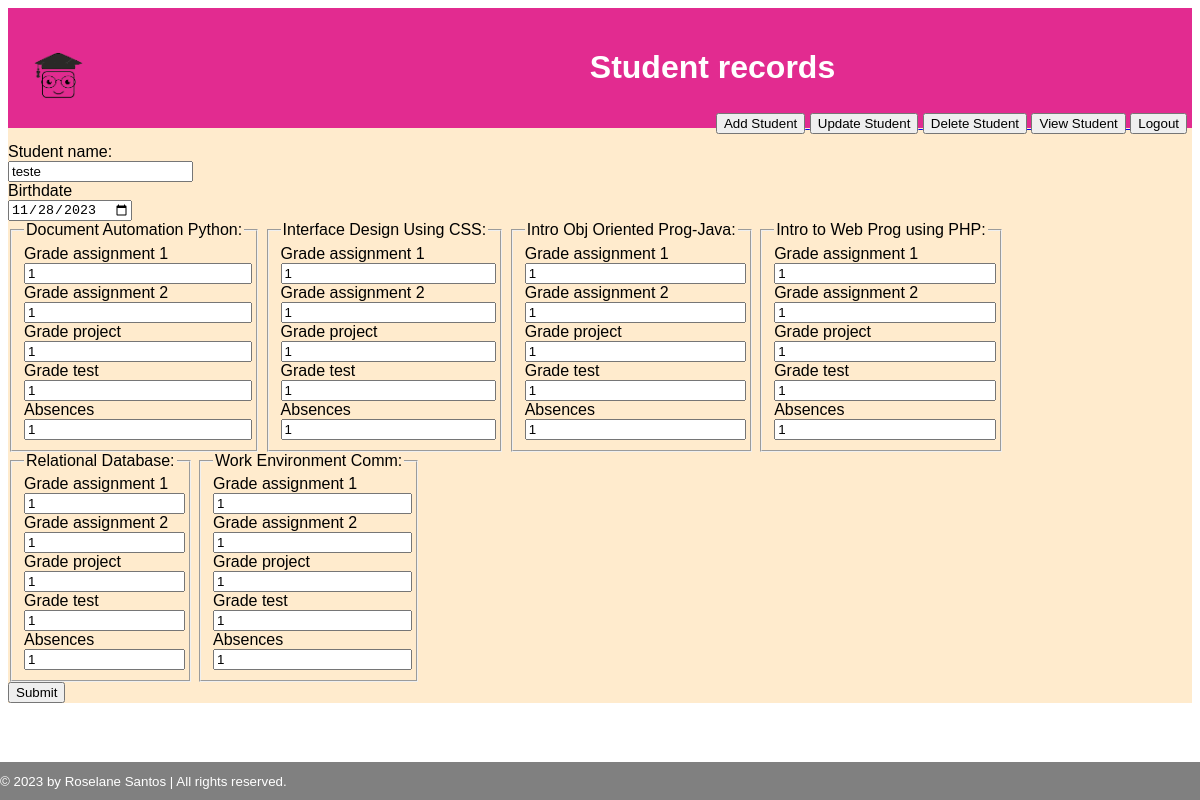
Screenshot of /update.php?student_id=10 (signed in) with the database file from the repository.
### tables this page shows
CREATE TABLE `student_grade` (
  `id` int NOT NULL AUTO_INCREMENT,
  `student_name` varchar(255) NOT NULL,
  `birthdate` date DEFAULT NULL,
  `course1_grade_assignment_1` float DEFAULT NULL,
  `course1_grade_assignment_2` float DEFAULT NULL,
  `course1_project` float DEFAULT NULL,
  `course1_grade_test` float DEFAULT NULL,
  `course1_absences` int DEFAULT NULL,
  `course2_grade_assignment_1` float DEFAULT NULL,
  `course2_grade_assignment_2` float DEFAULT NULL,
  `course2_project` float DEFAULT NULL,
  `course2_grade_test` float DEFAULT NULL,
  `course2_absences` int DEFAULT NULL,
  `course3_grade_assignment_1` float DEFAULT NULL,
  `course3_grade_assignment_2` float DEFAULT NULL,
  `course3_project` float DEFAULT NULL,
  `course3_grade_test` float DEFAULT NULL,
  `course3_absences` int DEFAULT NULL,
  `course4_grade_assignment_1` float DEFAULT NULL,
  `course4_grade_assignment_2` float DEFAULT NULL,
  `course4_project` float DEFAULT NULL,
  `course4_grade_test` float DEFAULT NULL,
  `course4_absences` int DEFAULT NULL,
  `course5_grade_assignment_1` float DEFAULT NULL,
  `course5_grade_assignment_2` float DEFAULT NULL,
  `course5_project` float DEFAULT NULL,
  `course5_grade_test` float DEFAULT NULL,
  `course5_absences` int DEFAULT NULL,
  `course6_grade_assignment_1` float DEFAULT NULL,
  `course6_grade_assignment_2` float DEFAULT NULL,
  `course6_project` float DEFAULT NULL,
  `course6_grade_test` float DEFAULT NULL,
  `course6_absences` int DEFAULT NULL,
  `photo` varchar(45) DEFAULT NULL,
  PRIMARY KEY (`id`)
);

### update.php (the view, shortened to what this page needs)
<?php
require "config.php";
?>
<!DOCTYPE html>
<html>
<head>
    <link rel="stylesheet" href="css/styles.css" />
</head>
<body>
    <?php
    require "header.php";
    ?>
    <main>
        <?php if (!isset($_GET["student_id"])) { ?>
            <form>
                Student's name:
                <select id="student_id" name="student_id" method="GET">
                    <option value=''></option>
                    <?php
                    $sql = "SELECT id, student_name FROM student_grade";
                    $result = $mysqli->query($sql);
                    while ($row = $result->fetch_assoc()) {
                        echo "<option value='" . $row["id"] . "' " . ($student_id == $row["id"] ? "selected" : "") . ">"
                            . $row["id"] . "-" . $row["student_name"]
                            . "</option>";
                    }
                    ?>
                </select>
                <button type="submit" name="submit" value="submit">Open Update</button><br>
            </form>
        <?php } else {
            $student_id = $_GET['student_id'];
            $sql = "SELECT * from student_grade where id=" . $student_id;
            $student_data = $mysqli->query($sql)->fetch_assoc();
        ?>
            <form action="process.php" method="POST">
                <label for="student_name">Student name:</label><br>
                <input type="text" id="student_name" name="student_name" required value='<?=$student_data["student_name"]?>'><br>
                <label for="birthdate">Birthdate</label><br>
                <input type="date" id="birthdate" name="birthdate" required value='<?=$student_data["birthdate"]?>'><br>
                <fieldset>
                    <legend>Document Automation Python:</legend>
                    <label for="course1_grade_assignment_1">Grade assignment 1</label><br>
                    <input type="number" id="course1_grade_assignment_1" name="course1_grade_assignment_1" required min="0" max="25" value='<?=$student_data["course1_grade_assignment_1"]?>'><br>
                    <label for="course1_grade_assignment_2">Grade assignment 2</label><br>
                    <input type="number" id="course1_grade_assignment_2" name="course1_grade_assignment_2" required min="0" max="25" value='<?=$student_data["course1_grade_assignment_2"]?>'><br>
                    <label for="course1_project">Grade project</label><br>
                    <input type="number" id="course1_project" name="course1_project" required min="0" max="25" value='<?=$student_data["course1_project"]?>'><br>
                    <label for="course1_grade_test">Grade test</label><br>
                    <input type="number" id="course1_grade_test" name="course1_grade_test" required min="0" max="25" value='<?=$student_data["course1_grade_test"]?>'><br>
                    <label for="course1_absences">Absences</label><br>
                    <input type="number" id="course1_absences" name="course1_absences" required min="0" max="100" value='<?=$student_data["course1_absences"]?>'><br>
                </fieldset>
                <fieldset>
                    <legend>Interface Design Using CSS:</legend>
                    <label for="course2_grade_assignment_1">Grade assignment 1</label><br>
                    <input type="number" id="course2_grade_assignment_1" name="course2_grade_assignment_1" required min="0" max="25" value='<?=$student_data["course2_grade_assignment_1"]?>'><br>
                    <label for="course2_grade_assignment_2">Grade assignment 2</label><br>
                    <input type="number" id="course2_grade_assignment_2" name="course2_grade_assignment_2" required min="0" max="25" value='<?=$student_data["course2_grade_assignment_2"]?>'><br>
                    <label for="course2_project">Grade project</label><br>
                    <input type="number" id="course2_project" name="course2_project" required min="0" max="25" value='<?=$student_data["course2_project"]?>'><br>
                    <label for="course2_grade_test">Grade test</label><br>
                    <input type="number" id="course2_grade_test" name="course2_grade_test" required min="0" max="25" value='<?=$student_data["course2_grade_test"]?>'><br>
                    <label for="course2_absences">Absences</label><br>
                    <input type="number" id="course2_absences" name="course2_absences" required min="0" max="100" value='<?=$student_data["course2_absences"]?>'><br>
                </fieldset>
                <fieldset>
                    <legend>Intro Obj Oriented Prog-Java:</legend>
                    <label for="course3_grade_assignment_1">Grade assignment 1</label><br>
                    <input type="number" id="course3_grade_assignment_1" name="course3_grade_assignment_1" required min="0" max="25" value='<?=$student_data["course3_grade_assignment_1"]?>'><br>
                    <label for="course3_grade_assignment_2">Grade assignment 2</label><br>
                    <input type="number" id="course3_grade_assignment_2" name="course3_grade_assignment_2" required min="0" max="25" value='<?=$student_data["course3_grade_assignment_2"]?>'><br>
                    <label for="course3_project">Grade project</label><br>
                    <input type="number" id="course3_project" name="course3_project" required min="0" max="25" value='<?=$student_data["course3_project"]?>'><br>
                    <label for="course3_grade_test">Grade test</label><br>
                    <input type="number" id="course3_grade_test" name="course3_grade_test" required min="0" max="25" value='<?=$student_data["course3_grade_test"]?>'><br>
                    <label for="course3_absences">Absences</label><br>
                    <input type="number" id="course3_absences" name="course3_absences" required min="0" max="100" value='<?=$student_data["course3_absences"]?>'><br>
                </fieldset>
                <fieldset>
                    <legend>Intro to Web Prog using PHP:</legend>
                    <label for="course4_grade_assignment_1">Grade assignment 1</label><br>
                    <input type="number" id="course4_grade_assignment_1" name="course4_grade_assignment_1" required min="0" max="25" value='<?=$student_data["course4_grade_assignment_1"]?>'><br>
                    <label for="course4_grade_assignment_2">Grade assignment 2</label><br>
                    <input type="number" id="course4_grade_assignment_2" name="course4_grade_assignment_2" required min="0" max="25" value='<?=$student_data["course4_grade_assignment_2"]?>'><br>
                    <label for="course4_project">Grade project</label><br>
                    <input type="number" id="course4_project" name="course4_project" required min="0" max="25" value='<?=$student_data["course4_project"]?>'><br>
                    <label for="course4_grade_test">Grade test</label><br>
                    <input type="number" id="course4_grade_test" name="course4_grade_test" required min="0" max="25" value='<?=$student_data["course4_grade_test"]?>'><br>
                    <label for="course4_absences">Absences</label><br>
                    <input type="number" id="course4_absences" name="course4_absences" required min="0" max="100" value='<?=$student_data["course4_absences"]?>'><br>
                </fieldset>
                <fieldset>
                    <legend>Relational Database:</legend>
                    <label for="course5_grade_assignment_1">Grade assignment 1</label><br>
                    <input type="number" id="course5_grade_assignment_1" name="course5_grade_assignment_1" required min="0" max="25" value='<?=$student_data["course5_grade_assignment_1"]?>'><br>
                    <label for="course5_grade_assignment_2">Grade assignment 2</label><br>
                    <input type="number" id="course5_grade_assignment_2" name="course5_grade_assignment_2" required min="0" max="25" value='<?=$student_data["course5_grade_assignment_2"]?>'><br>
                    <label for="course5_project">Grade project</label><br>
                    <input type="number" id="course5_project" name="course5_project" required min="0" max="25" value='<?=$student_data["course5_project"]?>'><br>
                    <label for="course5_grade_test">Grade test</label><br>
                    <input type="number" id="course5_grade_test" name="course5_grade_test" required min="0" max="25" value='<?=$student_data["course5_grade_test"]?>'><br>
                    <label for="course5_absences">Absences</label><br>
                    <input type="number" id="course5_absences" name="course5_absences" required min="0" max="100" value='<?=$student_data["course5_absences"]?>'><br>
                </fieldset>
                <fieldset>
                    <legend>Work Environment Comm:</legend>
                    <label for="course6_grade_assignment_1">Grade assignment 1</label><br>
                    <input type="number" id="course6_grade_assignment_1" name="course6_grade_assignment_1" required min="0" max="25" value='<?=$student_data["course6_grade_assignment_1"]?>'><br>
                    <label for="course6_grade_assignment_2">Grade assignment 2</label><br>
                    <input type="number" id="course6_grade_assignment_2" name="course6_grade_assignment_2" required min="0" max="25" value='<?=$student_data["course6_grade_assignment_2"]?>'><br>
                    <label for="course6_project">Grade project</label><br>
                    <input type="number" id="course6_project" name="course6_project" required required min="0" max="25" value='<?=$student_data["course6_project"]?>'><br>
                    <label for="course6_grade_test">Grade test</label><br>
                    <input type="number" id="course6_grade_test" name="course6_grade_test" required required min="0" max="25" value='<?=$student_data["course6_grade_test"]?>'><br>
                    <label for="course6_absences">Absences</label><br>
                    <input type="number" id="course6_absences" name="course6_absences" required required min="0" max="100" value='<?=$student_data["course6_absences"]?>'><br>
                </fieldset><br>
                <button type="submit">Submit</button><br>
            </form>
        <?php } ?>
    </main>
    <?php
    require "footer.php"
    ?>
</body>
</html>

### css/styles.css (style rules this page uses)
fieldset { display: inline-block; }
html { background-color: white; }
body { font-family: Tahoma, Verdana, sans-serif; }
body { background-color: blanchedalmond; }
input[type=number] { width: 100%; }

### rows the page displays
student_grade: student_name "teste", birthdate "11/28/2023", course1_grade_assignment_1 "1", course1_grade_assignment_2 "1", course1_project "1", course1_grade_test "1", course1_absences "1", course2_grade_assignment_1 "1", course2_grade_assignment_2 "1", course2_project "1", course2_grade_test "1", course2_absences "1", course3_grade_assignment_1 "1", course3_grade_assignment_2 "1", course3_project "1", course3_grade_test "1", course3_absences "1", course4_grade_assignment_1 "1", course4_grade_assignment_2 "1", course4_project "1", course4_grade_test "1", course4_absences "1", course5_grade_assignment_1 "1", course5_grade_assignment_2 "1", course5_project "1", course5_grade_test "1", course5_absences "1", course6_grade_assignment_1 "1", course6_grade_assignment_2 "1", course6_project "1", course6_grade_test "1", course6_absences "1"
